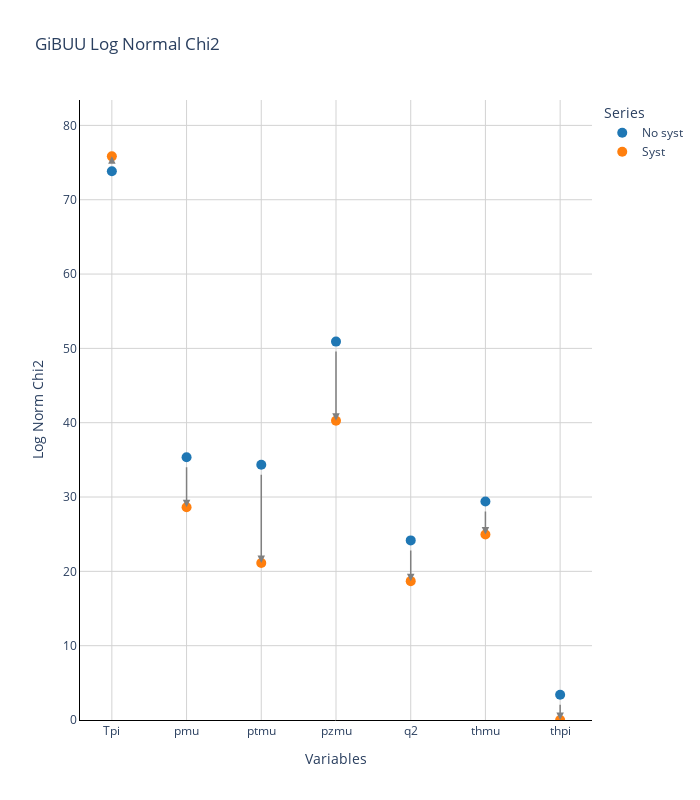

Notebook source saved alongside this figure:
### Code cell
plot_chi2s_by_model(data, "GiBUU")

### Figure 1 — Plotly figure (JSON) as saved in the notebook; plotly's stock layout.template omitted (floating-point values rounded to 4 significant figures)
{"data": [{"marker": {"color": "rgb(31, 119, 180)", "size": 10}, "mode": "markers", "name": "No syst", "showlegend": true, "type": "scatter", "x": ["Tpi"], "y": [73.83]}, {"marker": {"color": "rgb(255, 127, 14)", "size": 10}, "mode": "markers", "name": "Syst", "showlegend": true, "type": "scatter", "x": ["Tpi"], "y": [75.83]}, {"marker": {"color": "rgb(31, 119, 180)", "size": 10}, "mode": "markers", "name": "No syst", "showlegend": false, "type": "scatter", "x": ["pmu"], "y": [35.35]}, {"marker": {"color": "rgb(255, 127, 14)", "size": 10}, "mode": "markers", "name": "Syst", "showlegend": false, "type": "scatter", "x": ["pmu"], "y": [28.62]}, {"marker": {"color": "rgb(31, 119, 180)", "size": 10}, "mode": "markers", "name": "No syst", "showlegend": false, "type": "scatter", "x": ["ptmu"], "y": [34.35]}, {"marker": {"color": "rgb(255, 127, 14)", "size": 10}, "mode": "markers", "name": "Syst", "showlegend": false, "type": "scatter", "x": ["ptmu"], "y": [21.13]}, {"marker": {"color": "rgb(31, 119, 180)", "size": 10}, "mode": "markers", "name": "No syst", "showlegend": false, "type": "scatter", "x": ["pzmu"], "y": [50.91]}, {"marker": {"color": "rgb(255, 127, 14)", "size": 10}, "mode": "markers", "name": "Syst", "showlegend": false, "type": "scatter", "x": ["pzmu"], "y": [40.27]}, {"marker": {"color": "rgb(31, 119, 180)", "size": 10}, "mode": "markers", "name": "No syst", "showlegend": false, "type": "scatter", "x": ["q2"], "y": [24.17]}, {"marker": {"color": "rgb(255, 127, 14)", "size": 10}, "mode": "markers", "name": "Syst", "showlegend": false, "type": "scatter", "x": ["q2"], "y": [18.68]}, {"marker": {"color": "rgb(31, 119, 180)", "size": 10}, "mode": "markers", "name": "No syst", "showlegend": false, "type": "scatter", "x": ["thmu"], "y": [29.4]}, {"marker": {"color": "rgb(255, 127, 14)", "size": 10}, "mode": "markers", "name": "Syst", "showlegend": false, "type": "scatter", "x": ["thmu"], "y": [24.97]}, {"marker": {"color": "rgb(31, 119, 180)", "size": 10}, "mode": "markers", "name": "No syst", "showlegend": false, "type": "scatter", "x": ["thpi"], "y": [3.399]}, {"marker": {"color": "rgb(255, 127, 14)", "size": 10}, "mode": "markers", "name": "Syst", "showlegend": false, "type": "scatter", "x": ["thpi"], "y": [0]}], "layout": {"annotations": [{"arrowcolor": "gray", "arrowhead": 2, "arrowsize": 1, "arrowwidth": 1.5, "ax": "Tpi", "axref": "x", "ay": 73.83, "ayref": "y", "showarrow": true, "x": "Tpi", "xref": "x", "y": 75.83, "yref": "y"}, {"arrowcolor": "gray", "arrowhead": 2, "arrowsize": 1, "arrowwidth": 1.5, "ax": "pmu", "axref": "x", "ay": 35.35, "ayref": "y", "showarrow": true, "x": "pmu", "xref": "x", "y": 28.62, "yref": "y"}, {"arrowcolor": "gray", "arrowhead": 2, "arrowsize": 1, "arrowwidth": 1.5, "ax": "ptmu", "axref": "x", "ay": 34.35, "ayref": "y", "showarrow": true, "x": "ptmu", "xref": "x", "y": 21.13, "yref": "y"}, {"arrowcolor": "gray", "arrowhead": 2, "arrowsize": 1, "arrowwidth": 1.5, "ax": "pzmu", "axref": "x", "ay": 50.91, "ayref": "y", "showarrow": true, "x": "pzmu", "xref": "x", "y": 40.27, "yref": "y"}, {"arrowcolor": "gray", "arrowhead": 2, "arrowsize": 1, "arrowwidth": 1.5, "ax": "q2", "axref": "x", "ay": 24.17, "ayref": "y", "showarrow": true, "x": "q2", "xref": "x", "y": 18.68, "yref": "y"}, {"arrowcolor": "gray", "arrowhead": 2, "arrowsize": 1, "arrowwidth": 1.5, "ax": "thmu", "axref": "x", "ay": 29.4, "ayref": "y", "showarrow": true, "x": "thmu", "xref": "x", "y": 24.97, "yref": "y"}, {"arrowcolor": "gray", "arrowhead": 2, "arrowsize": 1, "arrowwidth": 1.5, "ax": "thpi", "axref": "x", "ay": 3.399, "ayref": "y", "showarrow": true, "x": "thpi", "xref": "x", "y": 0, "yref": "y"}], "autosize": false, "height": 800, "legend": {"title": {"text": "Series"}}, "paper_bgcolor": "white", "plot_bgcolor": "white", "title": {"text": "GiBUU Log Normal Chi2"}, "width": 700, "xaxis": {"autorange": true, "gridcolor": "lightgray", "linecolor": "black", "range": [-0.4282, 6.428], "showgrid": true, "tickmode": "array", "tickvals": ["Tpi", "pmu", "ptmu", "pzmu", "q2", "thmu", "thpi"], "title": {"text": "Variables"}, "type": "category"}, "yaxis": {"autorange": false, "gridcolor": "lightgray", "linecolor": "black", "range": [0, 83.42], "showgrid": true, "title": {"text": "Log Norm Chi2"}, "type": "linear"}}}
